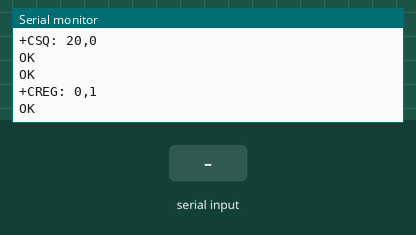
This sketch was run on a simulated Arduino Uno, built with avr-gcc and run on an emulated ATmega328P. On the bench: the last lines printed to the serial monitor. The test bench sets the inputs (shaded band). The modem accepts every AT command (registered, SIM ready, sends succeed) and sends nothing else.

Above: at 4.2 s.
4.3 s: "1" received over the second serial link
At 5.0 s:
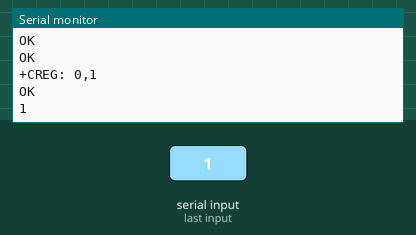
6.0 s: "0" received over the second serial link
At 7.3 s:
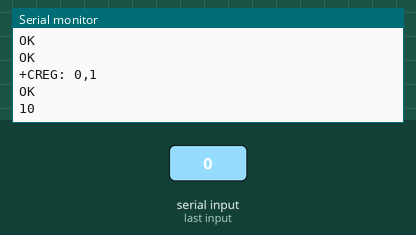

Measured:
- after the input at 4.3 s, the serial monitor: prints a new line after 0.21 s (image 1)
- after the input at 6.0 s, the serial monitor: prints a new line at once (image 2)

The sketch:

sim800l.ino
```cpp
/*
Тестировалось на Arduino IDE 1.8.5
Дата тестирования 28.03.2019г.
*/

#include <SoftwareSerial.h>
SoftwareSerial mySerial(3, 2);          // Выводы SIM800L Tx & Rx подключены к выводам Arduino 3 и 2

void setup()
{
  Serial.begin(115200);                   // Инициализация последовательной связи с Arduino и Arduino IDE (Serial Monitor)
  mySerial.begin(115200);                 // Инициализация последовательной связи с Arduino и SIM800L
  Serial.println("Initializing...");    // Печать текста
  delay(1000);                          // Пауза 1 с

  mySerial.println("AT");               // Отправка команды AT
  updateSerial();
  mySerial.println("AT+CSQ");           // Проверка качества сигнала, диапазон значений 0-31, 31 - лучший
  updateSerial();
  mySerial.println("AT+CCID");          // Чтение информацию о SIM-карте
  updateSerial();
  mySerial.println("AT+CREG?");         // Проверка регистрации в сети
  updateSerial();
}

void loop()
{
  updateSerial();
}

void updateSerial()
{
  delay(500);                           // Пауза 500 мс
  while (Serial.available())
  {
    mySerial.write(Serial.read());      // Переадресация с последовательного порта SIM800L на последовательный порт Arduino IDE
  }
  while(mySerial.available())
  {
    Serial.write(mySerial.read());      // Переадресация c Arduino IDE на последовательный порт SIM800L
  }
}
```
